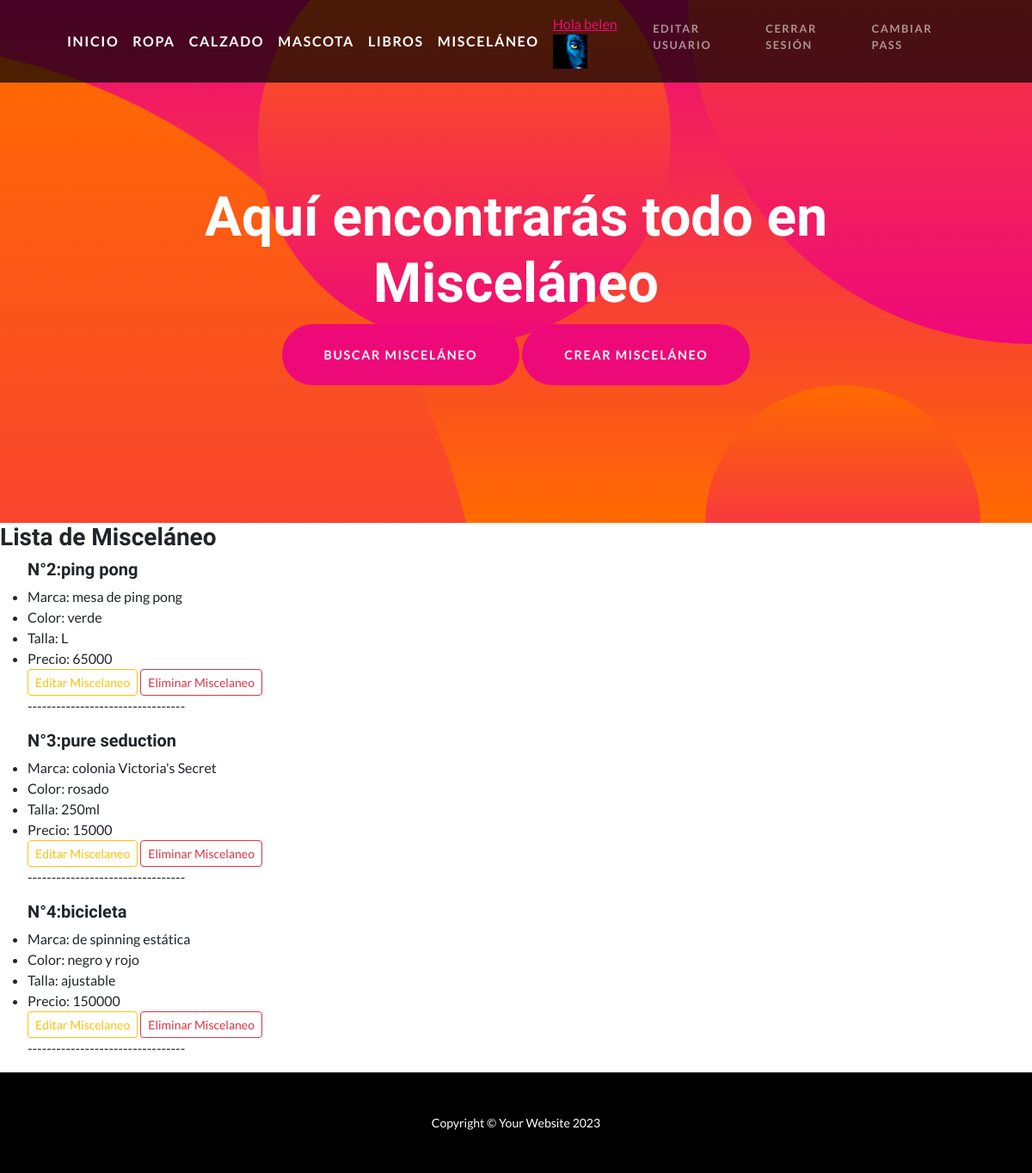
/ReignsApp/lista_miscelaneo/ (signed in), run on the app's committed database.
### ReignsApp/models.py (models this page shows, shortened)
class Avatar(models.Model):
    usuario = models.ForeignKey(User, on_delete=models.CASCADE)
    imagen = models.ImageField(upload_to="avatares", null=True, blank=True)

class Miscelaneo(models.Model):
    nombre = models.CharField(max_length=20)
    descripcion = models.CharField(max_length=30)
    color = models.CharField(max_length=20)
    talla = models.CharField(max_length=10)
    precio = models.IntegerField()

### ReignsApp/views.py (the view)
# urls.py: path("lista_miscelaneo/", ListaMiscelaneo.as_view(), name="MiscelaneoLeer"),
class ListaMiscelaneo(ListView):
    model = Miscelaneo
    template_name = "ReignsApp/Miscelaneo/lista_Miscelaneo.html"
    fields = ["id","nombre","descripcion","color","talla","precio"]

### ReignsApp/Templates/ReignsApp/Miscelaneo/lista_miscelaneo.html
{% extends "ReignsApp/padre.html" %}
{% load static %}
{% block titulo %}
<h2 class="masthead-subheading mb-0">Aquí encontrarás todo en Misceláneo </h2>
<a class="btn btn-primary btn-xl rounded-pill mt-2" href="{% url 'Buscar Miscelaneo' %}">Buscar Misceláneo</a>
{% if user.is_authenticated %}
<a class="btn btn-primary btn-xl rounded-pill mt-2" href="{% url 'MiscelaneoCrear' %}">Crear Misceláneo</a>
{% endif %}
{% endblock %}
{% block contenido %}
<h3>Lista de Misceláneo</h3>
<ul>
  {% for Miscelaneo in object_list %}
      <h5>N°{{ Miscelaneo.id }}:{{ Miscelaneo.nombre }}</h5>
      <li>Marca: {{ Miscelaneo.descripcion }}</li>
      <li>Color: {{ Miscelaneo.color }}</li>
      <li>Talla: {{ Miscelaneo.talla }}</li>
      <li>Precio: {{ Miscelaneo.precio }}</li>
    {% if user.is_authenticated %}
    <a class="btn btn-outline-warning btn-sm" href="{% url 'MiscelaneoEditar' Miscelaneo.id %}">Editar Miscelaneo</a>
    <a class="btn btn-outline-danger btn-sm" href="{% url 'MiscelaneoEliminar' Miscelaneo.id %}">Eliminar Miscelaneo</a>
    {% endif %}
    <p>---------------------------------</p>
  {% endfor %}
</ul>
{% endblock %}

### ReignsApp/Templates/ReignsApp/padre.html (shortened to what this page needs)
<!DOCTYPE html>
<html lang="en">
    <head>
        {% load static %}
        <link href="{% static 'ReignsApp/css/styles.css' %}" rel="stylesheet" />
    </head>
    <body id="page-top">
        <nav class="navbar navbar-expand-lg navbar-dark navbar-custom fixed-top">
            <div class="container px-5">
                <a class="navbar-brand" href="{% url 'Home' %}">Inicio</a>
                <a class="navbar-brand" href="{% url 'RopaLeer' %}">Ropa</a>
                <a class="navbar-brand" href="{% url 'CalzadosLeer' %}">Calzado</a>
                <a class="navbar-brand" href="{% url 'MascotaLeer' %}">Mascota</a>
                <a class="navbar-brand" href="{% url 'LibroLeer' %}">Libros</a>
                <a class="navbar-brand" href="{% url 'MiscelaneoLeer' %}">Misceláneo</a>
                <div class="collapse navbar-collapse" id="navbarResponsive">
                    <ul class="navbar-nav ms-auto">
                        {% if user.is_authenticated %}
                        <li class="nav-item"><a href="{% url 'Nuevo Avatar' %}">Hola {{user.first_name}} </a>
                        <img src="{{user.avatar_set.first.imagen.url}}" width="40px" height="40px" alt"Error al cargar">
                        <li class="nav-item"><a class="nav-link" href="{% url 'Editar Usuario' %}">Editar Usuario </a>
                        <li class="nav-item"><a class="nav-link" href="{% url 'Cerrar Sesión' %}">Cerrar Sesión</a></li>
                        <li class="nav-item"><a class="nav-link" href="{% url 'Cambiar Contra' %}">Cambiar Pass</a></li>
                        {% else %}
                        <li class="nav-item"><a class="nav-link" href="{% url 'Registrarse' %}">Registrarse</a></li>
                        <li class="nav-item"><a class="nav-link" href="{% url 'Iniciar Sesión' %}">Iniciar Sesión</a></li>
                        {% endif %}
                    </ul>
                </div>
            </div>
        </nav>
        <header class="masthead text-center text-white">
            <div class="masthead-content">
                <div class="container px-5">
                    {% block titulo %}
                    {% endblock %}
                </div>
            </div>
            <div class="bg-circle-1 bg-circle"></div>
            <div class="bg-circle-2 bg-circle"></div>
            <div class="bg-circle-3 bg-circle"></div>
            <div class="bg-circle-4 bg-circle"></div>
        </header>
        {% block contenido %}{% endblock %}
        <footer class="py-5 bg-black">
            <div class="container px-5"><p class="m-0 text-center text-white small">Copyright &copy; Your Website 2023</p></div>
        </footer>
    </body>
</html>

### data on the page
Miscelaneo: id "2", nombre "ping pong", descripcion "mesa de ping pong", color "verde", talla "L", precio "65000"
Miscelaneo: id "3", nombre "pure seduction", descripcion "colonia Victoria's Secret", color "rosado", talla "250ml", precio "15000"
Miscelaneo: id "4", nombre "bicicleta", descripcion "de spinning estática", color "negro y rojo", talla "ajustable", precio "150000"

### other printed values
{{ user.first_name }} "belen"
